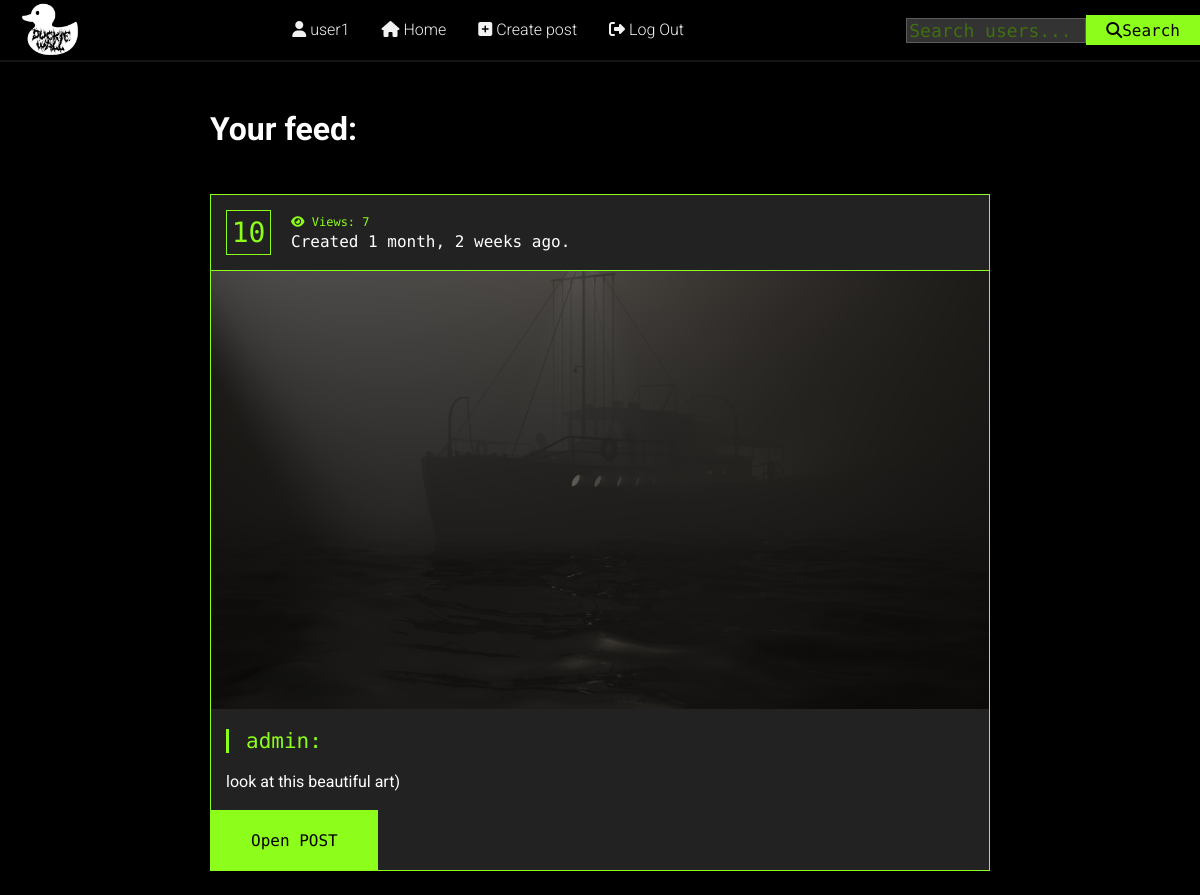
The page / (signed in, upper part) on the database as committed earlier.
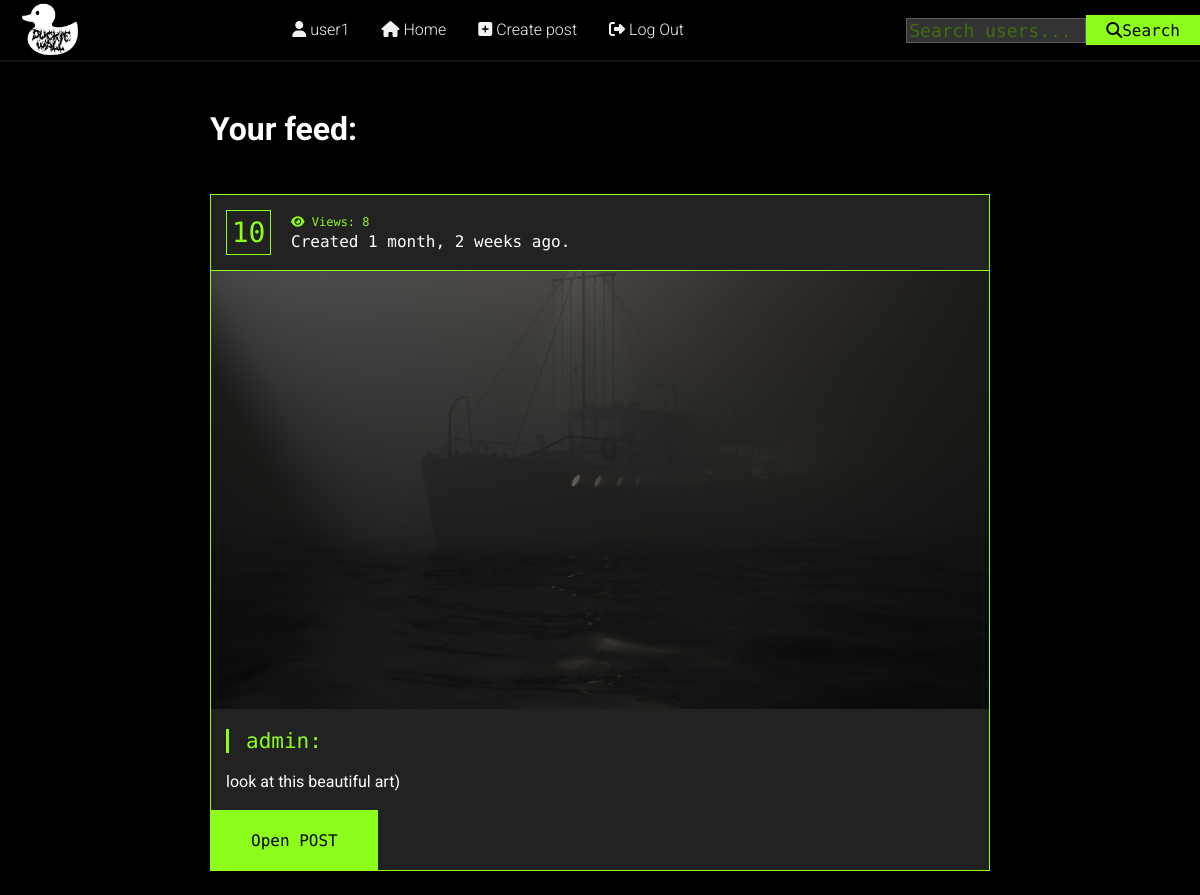
The same page on the database as committed later.
### main/models.py (models this page shows, shortened)
class Posts (models.Model):
    user = models.ForeignKey(User, on_delete=models.CASCADE)
    content = models.TextField(verbose_name='Content', blank=True, max_length=2000)
    photo = models.ImageField(verbose_name='Image', upload_to='pics/%Y/%m/%d/')
    created_at = models.DateTimeField(verbose_name='created at', auto_now_add=True)
    views = models.IntegerField(default=0)
    def get_absolute_url(self):
        return reverse('one_post', kwargs={'post_id': self.pk})
    class Meta:
        verbose_name = 'Публикация'
        verbose_name_plural = 'Публикации'
        ordering = ['-created_at']

### main/views.py (the view)
# urls.py: 2. Add a URL to urlpatterns:  path('', views.home, name='home')
def home(request):
    user_id = request.user.id
    following = Follow.objects.filter(user_from=user_id).values('user_to')
    print(following)
    following_posts = Posts.objects.filter(user_id__in=following).select_related('user')
    return render(request, 'main/index.html', {
        "following": following,
        'following_posts': following_posts,
    })

### main/templates/main/index.html (shortened to what this page needs)
{% extends 'base.html' %}
{% block content %}
{% if request.user.is_authenticated %}
    {% if following_posts %}
        <h1>Your feed:</h1>
        <div class="posts-home">
            {% for item in following_posts %}
                <div class="posts-home__item post">
                    <div class="post__content">
                        <div class="post__header">
                            <div class="post__header-box">
                                {{ item.id }}
                            </div>
                            <div class="post__header-content">
                                <span class="post__views">
                                    <i class="fas fa-eye"></i>
                                    Views: {{ item.views }}
                                </span>
                                <span class="post__created-ago">
                                    Created {{item.created_at|timesince}} ago.
                                </span>
                            </div>
                        </div>
                        <div class="post__body">
                            <a href="{{item.get_absolute_url}}" >
                                <img class="post__img" src="{{ item.photo.url }}" alt="post photo">
                            </a>
                            <p>
                                <a class="post__user" href="{% url 'get_user' item.user_id %}">{{item.user}}:</a>
                            </p>
                            <div class="post__title">{{ item.content|truncatewords:15 }}</div>
                            <div class="">
                                <a class="button button--main" href="{{item.get_absolute_url}}" >
                                    Open POST
                                </a>
                            </div>
                        </div>
                    </div>
                </div>
            {% endfor %}
        </div>
    {% endif %}
{% endif %}
{% endblock %}

Rows that differ between the two databases and show on the page:
changed Posts "look at this beautiful art)": views "7" → "8"
